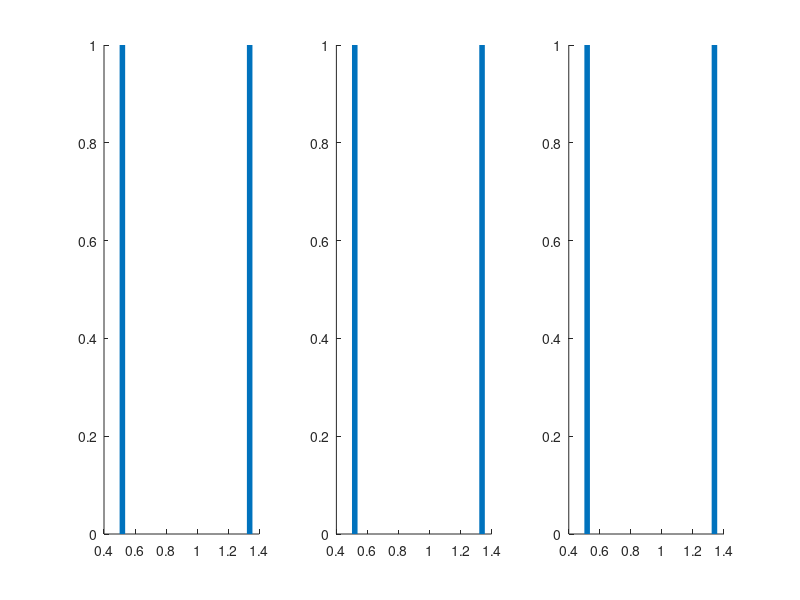

This figure's MATLAB source: (Note: this script raises an error after producing the figure.)
function testMoveLine3()
hFig = figure ( 'windowstyle', 'normal',...
    'WindowButtonMotionFcn', @MouseMove,...
    'WindowButtonUpFcn', @MouseUp );
% some dummy data
x = -pi:0.01:pi;
% an initial X for my example
linelocs =  [randi(length(x)) randi(length(x))];
nplots = 3; 
for sp = 1:nplots
    hax = subplot(1,nplots,sp,...
        'parent',hFig,...
        'nextplot','add'...
        );
    hold on; 
    % plot graphs 
    for ln = 1:length(linelocs)
        dat.mouse = 0; 
        dat.plot  = sp; 
        dat.line  = ln;
        dat.hax   = hax; 
        hlns(sp,ln) = line ( [x(linelocs(ln)) x(linelocs(ln))],ylim,...
            'LineWidth',4,...
            'ButtonDownFcn',@MouseDown,...
            'UserData',dat);
    end
end
linkaxes();

    function MouseDown(gcbo,event,handles)
        % get the current xlimmode
        dat = get(gcbo,'UserData'); 
        dat.mouse = 1; 
        set(hlns(dat.plot,dat.line),'UserData',dat); 
        xLimMode = get ( dat.hax, 'xlimMode' );
        %setting this makes the xlimits stay the same (comment out and test)
        set ( dat.hax, 'xlimMode', 'manual' );
    end

    function MouseMove(gcbo,event,handles)
        cp = []; 
        % get the current point 
        for p = 1:size(hlns,1) % loop on plots 
            for lnn = 1:size(hlns,2) % loop on lines 
                dat = get(hlns(p,lnn),'UserData'); 
                if dat.mouse 
                    cp = get ( dat.hax, 'CurrentPoint' );
                    lnmove = lnn; 
                    break; 
                end
            end
        end
        % move the correct lines in all plots and color the lines red 
        for p = 1:size(hlns,1) % loop on plots
            if ~isempty(cp)
                set ( hlns(p,lnmove), 'XData', [cp(1,1) cp(1,1)] );
                set(hlns(p,lnmove),'Color','r'); 
            end
        end
        
    end

    function MouseUp(gcbo,event,handles)
        % reset all the mouse prperties to zero 
        for p = 1:size(hlns,1) % loop on plots 
            for lnn = 1:size(hlns,2) % loop on lines 
                dat = get(hlns(p,lnn),'UserData'); 
                dat.mouse = 0; 
                set(hlns(p,lnn),'UserData',dat);
                set(hlns(p,lnn),'Color','b'); 
            end
        end
    end

end

